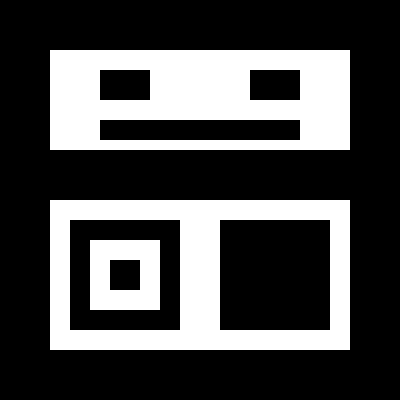
//> input picture OPEN_CV/data/openCV_study/data/contours.bmp, 400 x 400 px
$ ./findcts2   (built with g++ and OpenCV 4)
//> lines starting //> are read from the running program, lines starting //| are printed output that depends on the picture; after the words box and inside, x2 and y2 are one past the last pixel; in counts of white or black regions, pixels touching at a corner belong together
#include "opencv2/opencv.hpp"
#include <iostream>

using namespace cv;
using namespace std;

string folder = "/home/ubnt/Desktop/Opencv_Tcp/OPEN_CV/data/openCV_study/data/";

int main(void)
{

    Mat src = imread(folder + "contours.bmp", IMREAD_GRAYSCALE);
//> src: 400 rows x 400 cols, CV_8UC1; 29.9% white; 3 white regions
    vector<vector<Point>> contours;
    vector<Vec4i> hier;
    findContours(src, contours, hier, RETR_TREE, CHAIN_APPROX_SIMPLE);
//> contours = 9 contours; largest, box (x1, y1, x2, y2) and area: (50, 200, 350, 350) 44551, (50, 50, 350, 150) 29601, (219, 219, 331, 331) 12319, (69, 219, 181, 331) 12319, (90, 240, 160, 310) 4761

    Mat dst;
    cvtColor(src, dst, COLOR_GRAY2BGR);
//> dst is the input picture: 400 rows x 400 cols, CV_8UC3; 29.9% white; 3 white regions, box (x1, y1, x2, y2) and area: (50, 50, 350, 150) 23000, (50, 200, 350, 350) 20800, (90, 240, 160, 310) 4000
    for (int i = 0; i < contours.size(); i++)
    {
        Scalar color(rand() & 255, rand() & 255, rand() & 255);
        drawContours(src, contours, i, color, -1, LINE_8, hier);
    }
//> this loop made 9 passes
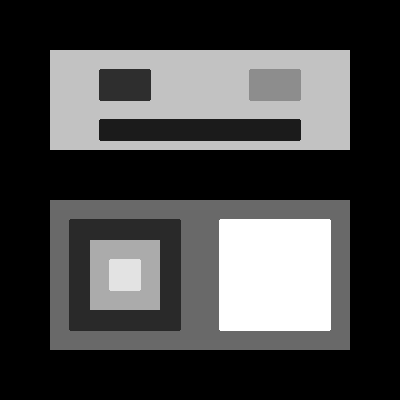
//> src: 400 rows x 400 cols, CV_8UC1; min 0, max 255, mean 70.3
    for (auto h : hier)
    {
        cout << h << endl;
    }
//> this loop made 9 passes
//> h on passes 1 to 9: [5, -1, 1, -1], [2, -1, -1, 0], [-1, 1, 3, 0], [-1, -1, 4, 2], [-1, -1, -1, 3], [-1, 0, 6, -1], [7, -1, -1, 5], [8, 6, -1, 5], [-1, 7, -1, 5]
//| [5, -1, 1, -1]
//| [2, -1, -1, 0]
//| [-1, 1, 3, 0]
//| [-1, -1, 4, 2]
//| [-1, -1, -1, 3]
//| [-1, 0, 6, -1]
//| [7, -1, -1, 5]
//| [8, 6, -1, 5]
//> (output is shown up to pass 8 of 9)

    imshow("dst", dst);
    imshow("src", src);
    waitKey();
    destroyAllWindows();
    return 0;
}
